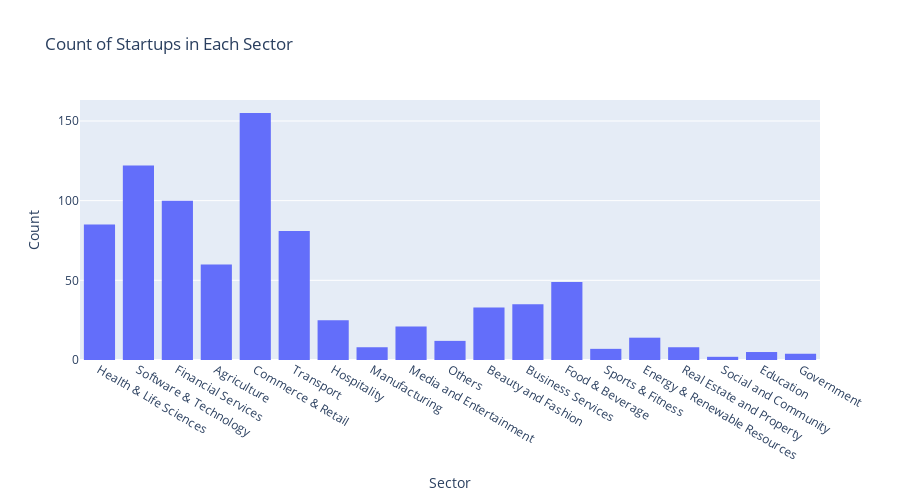

The code cell stored with this chart in its notebook:
### Markdown cell above
Categorical

### Code cell
# Create a count plot for Main_Sector using Plotly Express
fig = px.histogram(df, x='Main_Sector', title='Count of Startups in Each Sector')

# Update layout
fig.update_layout(xaxis_title='Sector', yaxis_title='Count', barmode='group',height =500, width = 900)

# Show the plot
fig.show()

### Figure 1 — Plotly figure (JSON) as saved in the notebook; plotly's stock layout.template omitted (floating-point values rounded to 4 significant figures; data arrays with more than 128 entries replaced by an {"elided": "..."} marker saying what was removed)
{"data": [{"alignmentgroup": "True", "bingroup": "x", "hovertemplate": "Main_Sector=%{x}<br>count=%{y}<extra></extra>", "legendgroup": "", "marker": {"color": "#636efa", "pattern": {"shape": ""}}, "name": "", "offsetgroup": "", "orientation": "v", "showlegend": false, "type": "histogram", "x": {"elided": "1490 str values"}, "xaxis": "x", "yaxis": "y"}], "layout": {"barmode": "group", "height": 500, "legend": {"tracegroupgap": 0}, "title": {"text": "Count of Startups in Each Sector"}, "width": 900, "xaxis": {"anchor": "y", "domain": [0, 1], "title": {"text": "Sector"}}, "yaxis": {"anchor": "x", "domain": [0, 1], "title": {"text": "Count"}}}}
